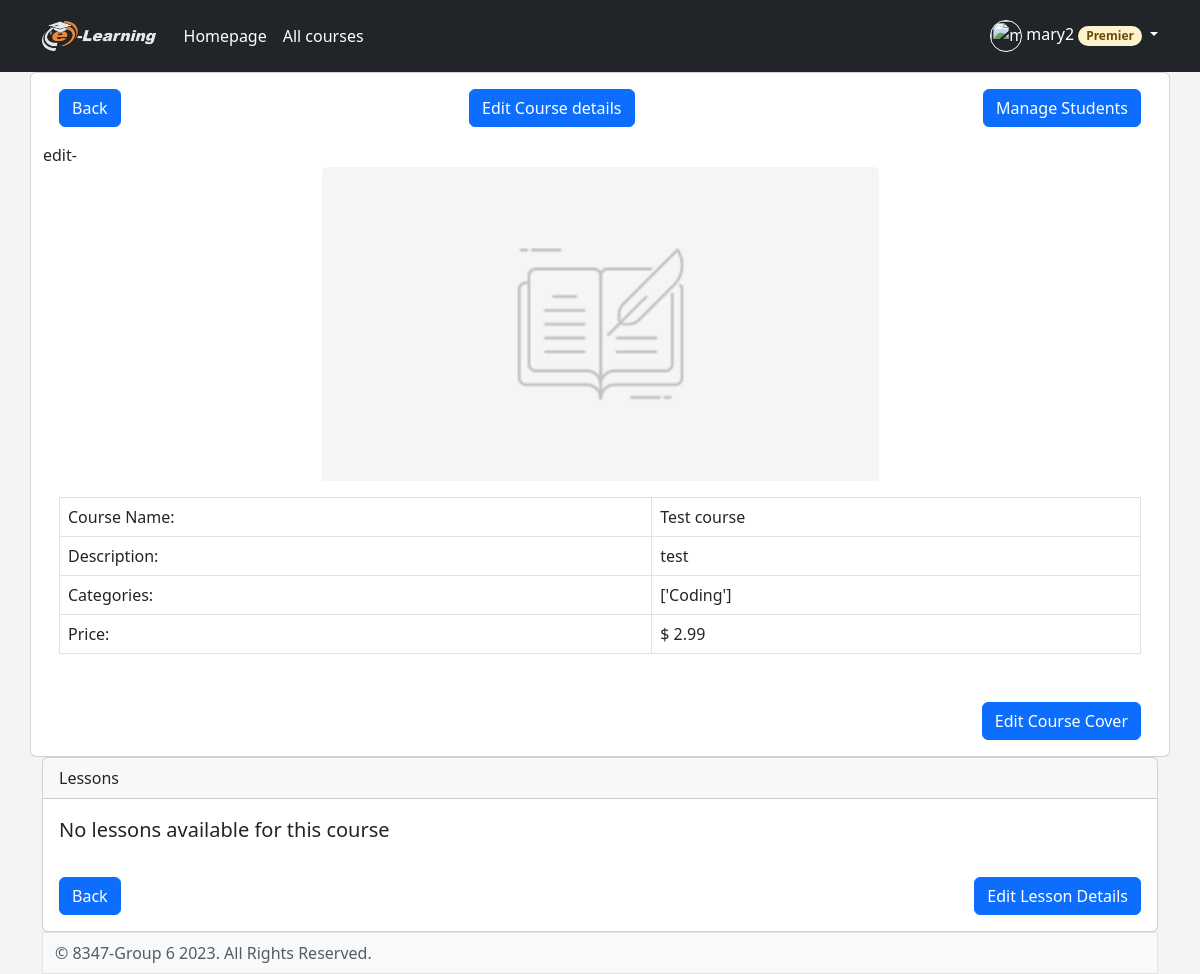
The page /teacher/viewcourse/18 (signed in) on the database as committed earlier.
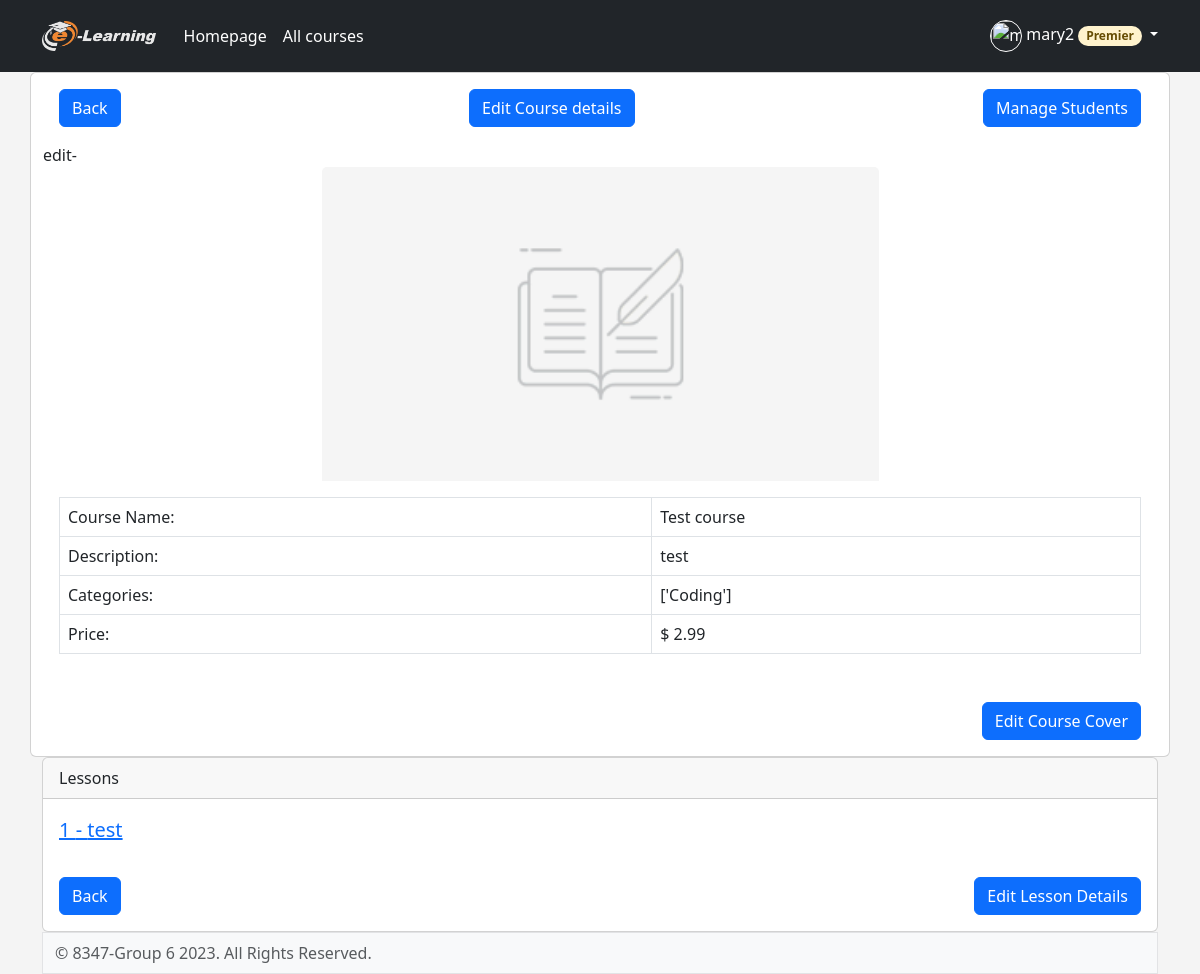
The same page on the database as committed later.
### elearning/models.py (models this page shows, shortened)
class Lesson(models.Model):
    course = models.ForeignKey(Course, on_delete=models.CASCADE)
    lesson_no = models.PositiveIntegerField()
    title = models.CharField(max_length=100)
    description = models.TextField()
    video = models.FileField(upload_to='lesson_videos/',blank=True)
    created_at = models.DateTimeField(auto_now_add=True)
    quiz = models.ForeignKey(Quiz, on_delete=models.SET_NULL, null=True, blank=True)

### elearning/views.py (the view)
# urls.py: path('teacher/viewcourse/<int:course_id>', views.teacher_viewcourse, name='teacher-viewcourse'),
@login_required(login_url='elearning:login')
def teacher_viewcourse(request, course_id):
    course = get_object_or_404(Course, pk=course_id)
    lessons = Lesson.objects.filter(course_id=course.id).order_by("lesson_no")
    categories = course.category.all()
    categories = list(categories.values_list('name', flat=True))
    return render(request, 'elearning/teacher_viewcourse.html', {'course': course, 'categories': categories, 'lessons':lessons})

### elearning/templates/elearning/teacher_viewcourse.html
{% extends 'elearning/base.html' %}
{% load bootstrap5 %}
{% block content %}
    <div class="container">
    <div class="row">
      <div class="card h-100">
        <div class="d-flex justify-content-between m-3">
            <a class="btn btn-primary fs-6" href="{% url 'elearning:teacher-portal' %}">Back</a>
            <a class="btn btn-primary fs-6" href="{% url 'elearning:edit-course' course.id %}">Edit Course details</a>
            <a class="btn btn-primary fs-6" href="{% url 'elearning:student-management' course.id %}">Manage Students</a>
        </div>edit-
        <img src="{{ course.image.url }}" class="card-img-top" alt="Course Image" style="max-height:50%; max-width:50%; align-self: center">
        <div class="card-body">
          <table class="table table-bordered">
      <tbody>
        <tr>
          <td>Course Name:</td>
          <td>{{ course.name }}</td>
        </tr>
        <tr>
          <td>Description:</td>
          <td>{{ course.description }}</td>
        </tr>
        <tr>
          <td>Categories:</td>
          <td>{{ categories }}</td>
        </tr>
        <tr>
          <td>Price:</td>
          <td>$ {{ course.price }}</td>
        </tr>
      </tbody>
    </table>
        </div>
        <div class="d-flex justify-content-end m-3">
          <a class="btn btn-primary fs-6" href="{% url 'elearning:edit-course' course.id %}">Edit Course Cover</a>
          </div>
      </div>
    </div>
    <div class="card">
  <div class="card-header">
    Lessons
  </div>
  <div class="card-body">
    <blockquote class="blockquote mb-0">
      {% if lessons|length < 1 %}
        <p>No lessons available for this course</p>
      {% else %}
      {% for l in lessons %}
        <p><a href="{% url 'elearning:teacher-buildcoursedetail' course.id l.lesson_no %}">{{ l.lesson_no }} - {{ l.title }}</a></p>
      {% endfor %}
      {% endif %}
    </blockquote>
  </div>
  <div class="d-flex justify-content-between m-3">
    <a class="btn btn-primary fs-6" href="{% url 'elearning:teacher-portal' %}">Back</a>
    <a class="btn btn-primary fs-6" href="{% url 'elearning:teacher-buildcoursedetail' course.id '1' %}">Edit Lesson Details</a>
  </div>
</div>
{% endblock %}

Rows that differ between the two databases and show on the page:
added Lesson: lesson_no "1", title "test"
Other text that changed with them:
text no longer shown: "No lessons available for this course"
